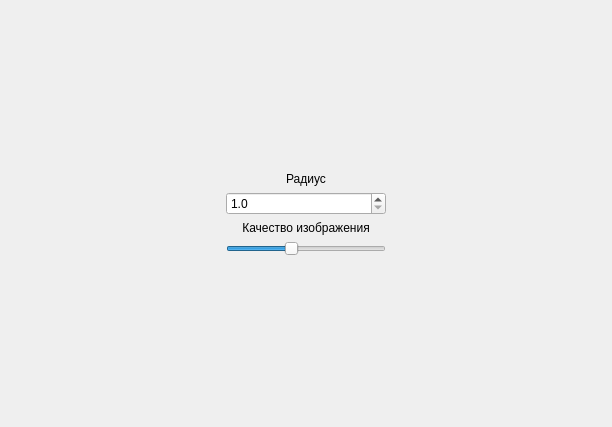
<?xml version="1.0" encoding="UTF-8"?>
<ui version="4.0">
 <class>MainWindow</class>
 <widget class="QMainWindow" name="MainWindow">
  <property name="geometry">
   <rect>
    <x>0</x>
    <y>0</y>
    <width>612</width>
    <height>427</height>
   </rect>
  </property>
  <property name="windowTitle">
   <string>Построение сферы</string>
  </property>
  <widget class="QWidget" name="centralwidget">
   <layout class="QHBoxLayout" name="horizontalLayout_2">
    <item>
     <layout class="QHBoxLayout" name="horizontalLayout">
      <item>
       <layout class="QVBoxLayout" name="verticalLayout">
        <item>
         <spacer name="verticalSpacer">
          <property name="orientation">
           <enum>Qt::Vertical</enum>
          </property>
          <property name="sizeHint" stdset="0">
           <size>
            <width>20</width>
            <height>40</height>
           </size>
          </property>
         </spacer>
        </item>
        <item>
         <widget class="QLabel" name="label">
          <property name="minimumSize">
           <size>
            <width>160</width>
            <height>0</height>
           </size>
          </property>
          <property name="maximumSize">
           <size>
            <width>160</width>
            <height>16777215</height>
           </size>
          </property>
          <property name="text">
           <string>Радиус</string>
          </property>
          <property name="alignment">
           <set>Qt::AlignCenter</set>
          </property>
         </widget>
        </item>
        <item>
         <widget class="QDoubleSpinBox" name="dsbRadius">
          <property name="minimumSize">
           <size>
            <width>160</width>
            <height>0</height>
           </size>
          </property>
          <property name="maximumSize">
           <size>
            <width>160</width>
            <height>16777215</height>
           </size>
          </property>
          <property name="decimals">
           <number>1</number>
          </property>
          <property name="minimum">
           <double>1.000000000000000</double>
          </property>
          <property name="maximum">
           <double>3.000000000000000</double>
          </property>
          <property name="singleStep">
           <double>0.200000000000000</double>
          </property>
         </widget>
        </item>
        <item>
         <widget class="QLabel" name="label_2">
          <property name="minimumSize">
           <size>
            <width>160</width>
            <height>0</height>
           </size>
          </property>
          <property name="maximumSize">
           <size>
            <width>160</width>
            <height>16777215</height>
           </size>
          </property>
          <property name="text">
           <string>Качество изображения</string>
          </property>
          <property name="alignment">
           <set>Qt::AlignCenter</set>
          </property>
         </widget>
        </item>
        <item>
         <widget class="QSlider" name="hsQuality">
          <property name="minimumSize">
           <size>
            <width>160</width>
            <height>0</height>
           </size>
          </property>
          <property name="maximumSize">
           <size>
            <width>160</width>
            <height>16777215</height>
           </size>
          </property>
          <property name="minimum">
           <number>15</number>
          </property>
          <property name="maximum">
           <number>40</number>
          </property>
          <property name="value">
           <number>25</number>
          </property>
          <property name="orientation">
           <enum>Qt::Horizontal</enum>
          </property>
         </widget>
        </item>
        <item>
         <spacer name="verticalSpacer_2">
          <property name="orientation">
           <enum>Qt::Vertical</enum>
          </property>
          <property name="sizeHint" stdset="0">
           <size>
            <width>20</width>
            <height>40</height>
           </size>
          </property>
         </spacer>
        </item>
       </layout>
      </item>
     </layout>
    </item>
   </layout>
  </widget>
 </widget>
 <resources/>
 <connections/>
</ui>
